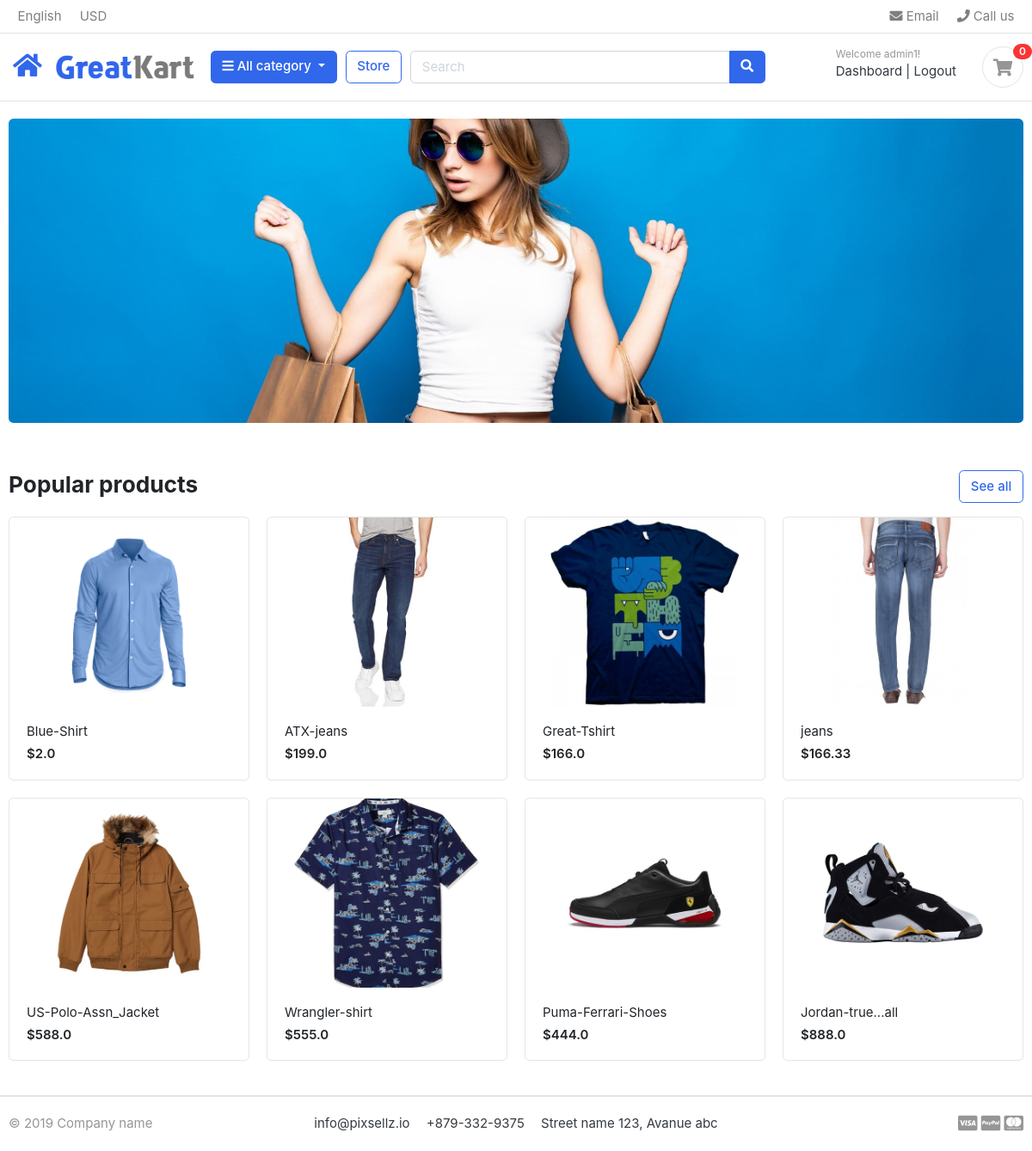
Page / (signed in) on the committed database.
### accounts/models.py (models this page shows, shortened)
class Account(AbstractBaseUser):
    first_name = models.CharField(max_length=50)
    last_name = models.CharField(max_length=50)
    username = models.CharField(max_length=50 , unique= True)
    email = models.EmailField(max_length=100 , unique=True)
    phone_number = models.CharField(max_length=50)
    date_joined = models.DateTimeField(auto_now= True)
    last_login = models.DateTimeField(auto_now= True)
    is_admin = models.BooleanField(default=False)
    is_staff = models.BooleanField(default=False)
    is_active = models.BooleanField(default=False)
    is_superadmin = models.BooleanField(default=False)
    USERNAME_FIELD = 'email'
    REQUIRED_FIELDS = ['username','first_name','last_name']
    objects = MyAccountManager()

### store/models.py (models this page shows, shortened)
class Product(models.Model):
    product_name = models.CharField(max_length=100,unique=True)
    slug         = models.SlugField(max_length=100,unique=True)
    description  = models.TextField(max_length=255,blank=True)
    price        = models.FloatField()
    pro_image    = models.ImageField(upload_to='photos/product')
    stock        = models.IntegerField()
    is_available = models.BooleanField(default=True)
    category     = models.ForeignKey(Category , on_delete=models.CASCADE)
    created_date = models.DateTimeField(auto_now_add= True)
    modified_date = models.DateTimeField(auto_now= True)
    def get_url(self):
        return reverse("product_details", args=[self.category.slug , self.slug,])

### e_com_project/views.py (the view)
# urls.py: 2. Add a URL to urlpatterns:  path('', views.home, name='home')
def home(request):
    products = Product.objects.all().filter(is_available = True)
    context = {
        "products" : products,
    }
    return render(request , 'home.html',context)

### carts/context_processors.py (called while the page is built)
def cart_items(request):
    total_cart_items = 0
    if "admin" in request.path :
        return {}
    else:
        try:
            cart = Cart.objects.filter(cart_id = _cart_id(request))
            cart_items = CartItem.objects.filter(cart = cart[:1])
            for cart_item in cart_items:
                total_cart_items += cart_item.quantity
        except Cart.DoesNotExist:
            total_cart_items = 0
    return dict(total_cart_items=total_cart_items)

### carts/views.py (called while the page is built)
def _cart_id(request):
    cart = request.session.session_key
    if not cart:
        cart = request.session.create()
    return cart

### category/context_processors.py (called while the page is built)
def menu_links(request):
    links = Category.objects.all()
    return dict(links=links)

### templates/home.html
{% extends "base.html" %}
{% load static %}
{% block content %}
<section class="section-intro padding-y-sm">
<div class="container">
<div class="intro-banner-wrap">
	<img src="{% static "images/banners/cover.jpg" %}" class="img-fluid rounded">
</div>
</div>
</section>
<section class="section-name padding-y-sm">
<div class="container">
<header class="section-heading">
	<a href="{% url "store" %}" class="btn btn-outline-primary float-right">See all</a>
	<h3 class="section-title">Popular products</h3>
</header>
<div class="row">
	{% for product in products  %}
	<div class="col-md-3">
		<div class="card card-product-grid">
			<a href="{{ product.get_url }}" class="img-wrap"> <img src="{{product.pro_image.url}}"> </a>
			<figcaption class="info-wrap">
				<a href="{{ product.get_url }}" class="title">{{product.product_name}}</a>
				<div class="price mt-1">${{product.price}}</div>
			</figcaption>
		</div>
	</div>
	{% endfor %}
</div>
</div>
</section>
</body>
</html>
{% endblock content %}

### templates/includes/navbar.html (shortened to what this page needs)
{% load static %}
<header class="section-header">
<nav class="navbar p-md-0 navbar-expand-sm navbar-light border-bottom">
<div class="container">
  <div class="collapse navbar-collapse" id="navbarTop4">
    <ul class="navbar-nav mr-auto">
    	<li class="nav-item dropdown">
		 	<a href="#" class="nav-link">   English </a>
		</li>
		<li class="nav-item dropdown">
			<a href="#" class="nav-link"> USD </a>
		</li>
    </ul>
    <ul class="navbar-nav">
		<li><a href="#" class="nav-link"> <i class="fa fa-envelope"></i> Email </a></li>
		<li><a href="#" class="nav-link"> <i class="fa fa-phone"></i> Call us </a></li>
	</ul>
  </div>
</div>
</nav>
<section class="header-main border-bottom">
	<div class="container">
<div class="row align-items-center">
	    <div class="me-3 mx-3 ">
        <a href="{% url 'home' %}">
            <i class="fa fa-home fa-2x"></i>
        </a>
    </div>
    <div>
        <a href="{% url 'home' %}" class="brand-wrap">
            <img class="logo" src="{% static 'images/logo.png' %}" alt="Logo" style="height:40px;">
        </a>
    </div>
	<div class="col-lg col-sm col-md col-6 flex-grow-0">
		<div class="category-wrap dropdown d-inline-block float-right">
			<button type="button" class="btn btn-primary dropdown-toggle" data-toggle="dropdown">
				<i class="fa fa-bars"></i> All category
			</button>
		</div>
	</div>
	<a href="{% url "store" %}" class="btn btn-outline-primary">Store</a>
	<div class="col-lg  col-md-6 col-sm-12 col">
		<form action="{% url "search" %}" class="search">
			<div class="input-group w-100">
			    <input type="text" class="form-control" style="width:60%;" placeholder="Search" name ='keyword'>
			    <div class="input-group-append">
			      <button class="btn btn-primary" type="submit">
			        <i class="fa fa-search"></i>
			      </button>
			    </div>
		    </div>
		</form>
	</div>
	<div class="col-lg-3 col-sm-6 col-8 order-2 order-lg-3">
				<div class="d-flex justify-content-end mb-3 mb-lg-0">
					{% if user.id is None %}
					<div class="widget-header">
						<small class="title text-muted">Welcome guest!</small>
						<div>
							<a href="{% url "login" %}">Sign in</a> <span class="dark-transp"> | </span>
							<a href="{% url "register" %}"> Register</a>
						</div>
					</div>
					{% else %}
					<div class="widget-header">
						<small class="title text-muted">Welcome {{user.first_name}}!</small>
						<div>
							<a href="{% url "dashboard" %}">Dashboard</a> <span class="dark-transp"> | </span>
							<a href="{% url "logout" %}"> Logout</a>
						</div>
					</div>
					{% endif %}
					<a href="{% url "cart" %}" class="widget-header pl-3 ml-3">
						<div class="icon icon-sm rounded-circle border"><i class="fa fa-shopping-cart"></i></div>
						<span class="badge badge-pill badge-danger notify">{{total_cart_items}}</span>
					</a>
				</div>
			</div>
</div>
	</div>
</section>
</header>

### static/css/ui.css (style rules this page uses)
html { font-family: "Inter", sans-serif; font-size: 15px; }
.img-wrap { text-align: center; display: block; }
.img-wrap img { max-width: 100%; }
.icon-xs, .icon-sm, .icon-md, .icon-lg { display: inline-block; text-align: center; flex-shrink: 0; flex-grow: 0; }
.icon-sm { width: 48px; height: 48px; line-height: 48px !important; font-size: 20px; }
.padding-y-sm { padding-top: 20px; padding-bottom: 20px; }
.section-heading { margin-bottom: 20px; margin-top: 15px; }
.section-title { color: #212529; }
.header-main { position: relative; padding-top: 1rem; padding-bottom: 1rem; }
.brand-wrap .logo, .navbar-brand .logo { margin-right: 7px; max-height: 42px; display: inline-block; }
.widget-header { display: inline-block; vertical-align: middle; position: relative; }
.widget-header a { color: #343a40; }
.widget-header i { color: #969696; }
.widget-header .title { display: block; }
.widget-header .notify { position: absolute; top: -3px; right: -10px; }
[class*=card-product] a.title { color: #212529; display: block; }
[class*=card-product] .img-wrap { overflow: hidden; position: relative; }
[class*=card-product] .img-wrap img { height: 100%; max-width: 100%; width: auto; display: inline-block; -o-object-fit: cover; object-fit: cover; }
.card-product-grid { margin-bottom: 20px; }
.card-product-grid .img-wrap { border-radius: 0.2rem 0.2rem 0 0; height: 220px; }
.card-product-grid .info-wrap { overflow: hidden; padding: 18px 20px; }
.card .img-wrap { overflow: hidden; }
.notify { position: absolute; top: -4px; right: -10px; display: inline-block; padding: 0.25em 0.6em; font-size: 12px; line-height: 1; text-align: center; border-radius: 3rem; color: #fff; background-color: #fa3434; }
.price { font-weight: 600; color: #212529; }

### rows in the picture
Account: first_name "admin1"
Product: pro_image (picture), product_name "Blue-Shirt", price "2.0"
Product: pro_image (picture), product_name "ATX-jeans", price "199.0"
Product: pro_image (picture), product_name "Great-Tshirt", price "166.0"
Product: pro_image (picture), product_name "jeans", price "166.33"
Product: pro_image (picture), product_name "US-Polo-Assn_Jacket", price "588.0"
Product: pro_image (picture), product_name "Wrangler-shirt", price "555.0"
Product: pro_image (picture), product_name "Puma-Ferrari-Shoes", price "444.0"
Product: pro_image (picture), product_name "Jordan-true...all", price "888.0"

### other values in the picture
{{ total_cart_items }} "0"
